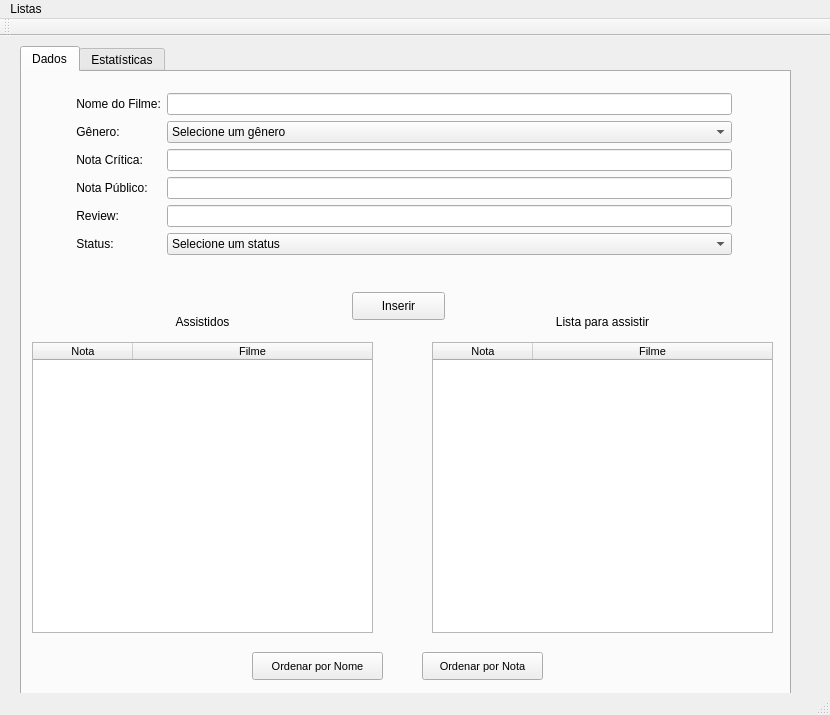
<?xml version="1.0" encoding="UTF-8"?>
<ui version="4.0">
 <class>MainWindow</class>
 <widget class="QMainWindow" name="MainWindow">
  <property name="geometry">
   <rect>
    <x>0</x>
    <y>0</y>
    <width>830</width>
    <height>715</height>
   </rect>
  </property>
  <property name="windowTitle">
   <string>FilmListQT</string>
  </property>
  <widget class="QWidget" name="centralWidget">
   <widget class="QTabWidget" name="tabWidget">
    <property name="geometry">
     <rect>
      <x>20</x>
      <y>10</y>
      <width>771</width>
      <height>651</height>
     </rect>
    </property>
    <property name="font">
     <font>
      <family>Segoe UI</family>
      <pointsize>9</pointsize>
     </font>
    </property>
    <property name="layoutDirection">
     <enum>Qt::LeftToRight</enum>
    </property>
    <property name="currentIndex">
     <number>0</number>
    </property>
    <widget class="QWidget" name="Dados">
     <attribute name="title">
      <string>Dados</string>
     </attribute>
     <widget class="QWidget" name="formLayoutWidget">
      <property name="geometry">
       <rect>
        <x>40</x>
        <y>10</y>
        <width>681</width>
        <height>200</height>
       </rect>
      </property>
      <layout class="QFormLayout" name="formLayout">
       <item row="1" column="0">
        <widget class="QLabel" name="lbName">
         <property name="font">
          <font>
           <family>Segoe UI</family>
           <pointsize>9</pointsize>
          </font>
         </property>
         <property name="text">
          <string> Nome do Filme:</string>
         </property>
        </widget>
       </item>
       <item row="1" column="1">
        <widget class="QLineEdit" name="leName">
         <property name="font">
          <font>
           <family>Segoe UI</family>
          </font>
         </property>
        </widget>
       </item>
       <item row="2" column="0">
        <widget class="QLabel" name="lbName_2">
         <property name="font">
          <font>
           <family>Segoe UI</family>
           <pointsize>9</pointsize>
          </font>
         </property>
         <property name="text">
          <string> Gênero:</string>
         </property>
        </widget>
       </item>
       <item row="2" column="1">
        <widget class="QComboBox" name="cbGenero">
         <property name="font">
          <font>
           <family>Segoe UI</family>
          </font>
         </property>
         <item>
          <property name="text">
           <string>Selecione um gênero</string>
          </property>
         </item>
         <item>
          <property name="text">
           <string>Drama</string>
          </property>
         </item>
         <item>
          <property name="text">
           <string>Comédia</string>
          </property>
         </item>
         <item>
          <property name="text">
           <string>Ação/Aventura</string>
          </property>
         </item>
         <item>
          <property name="text">
           <string>Terror</string>
          </property>
         </item>
         <item>
          <property name="text">
           <string>Ficção</string>
          </property>
         </item>
        </widget>
       </item>
       <item row="3" column="0">
        <widget class="QLabel" name="lbCritica">
         <property name="font">
          <font>
           <family>Segoe UI</family>
           <pointsize>9</pointsize>
          </font>
         </property>
         <property name="text">
          <string> Nota Crítica:</string>
         </property>
        </widget>
       </item>
       <item row="3" column="1">
        <widget class="QLineEdit" name="leCritica">
         <property name="font">
          <font>
           <family>Segoe UI</family>
          </font>
         </property>
        </widget>
       </item>
       <item row="4" column="0">
        <widget class="QLabel" name="lbPublico">
         <property name="font">
          <font>
           <family>Segoe UI</family>
           <pointsize>9</pointsize>
          </font>
         </property>
         <property name="text">
          <string> Nota Público:</string>
         </property>
        </widget>
       </item>
       <item row="4" column="1">
        <widget class="QLineEdit" name="lePublico">
         <property name="font">
          <font>
           <family>Segoe UI</family>
          </font>
         </property>
        </widget>
       </item>
       <item row="5" column="0">
        <widget class="QLabel" name="lbReview">
         <property name="font">
          <font>
           <family>Segoe UI</family>
           <pointsize>9</pointsize>
          </font>
         </property>
         <property name="text">
          <string> Review:</string>
         </property>
        </widget>
       </item>
       <item row="5" column="1">
        <widget class="QLineEdit" name="leReview">
         <property name="font">
          <font>
           <family>Segoe UI</family>
          </font>
         </property>
        </widget>
       </item>
       <item row="6" column="0">
        <widget class="QLabel" name="lbStatus">
         <property name="font">
          <font>
           <family>Segoe UI</family>
           <pointsize>9</pointsize>
          </font>
         </property>
         <property name="text">
          <string> Status:</string>
         </property>
        </widget>
       </item>
       <item row="6" column="1">
        <widget class="QComboBox" name="cbStatus">
         <item>
          <property name="text">
           <string>Selecione um status</string>
          </property>
         </item>
         <item>
          <property name="text">
           <string>Assistido</string>
          </property>
         </item>
         <item>
          <property name="text">
           <string>Não Assistido</string>
          </property>
         </item>
        </widget>
       </item>
      </layout>
     </widget>
     <widget class="QTableWidget" name="tbAssistidos">
      <property name="geometry">
       <rect>
        <x>10</x>
        <y>270</y>
        <width>341</width>
        <height>291</height>
       </rect>
      </property>
      <property name="maximumSize">
       <size>
        <width>341</width>
        <height>16777215</height>
       </size>
      </property>
      <property name="font">
       <font>
        <family>Segoe UI</family>
        <pointsize>8</pointsize>
       </font>
      </property>
      <attribute name="horizontalHeaderShowSortIndicator" stdset="0">
       <bool>false</bool>
      </attribute>
      <attribute name="horizontalHeaderStretchLastSection">
       <bool>true</bool>
      </attribute>
      <column>
       <property name="text">
        <string>Nota</string>
       </property>
       <property name="textAlignment">
        <set>AlignCenter</set>
       </property>
      </column>
      <column>
       <property name="text">
        <string>Filme</string>
       </property>
       <property name="textAlignment">
        <set>AlignCenter</set>
       </property>
      </column>
     </widget>
     <widget class="QLabel" name="lbTabTitle1">
      <property name="geometry">
       <rect>
        <x>140</x>
        <y>240</y>
        <width>81</width>
        <height>20</height>
       </rect>
      </property>
      <property name="font">
       <font>
        <family>Segoe UI</family>
        <pointsize>9</pointsize>
       </font>
      </property>
      <property name="layoutDirection">
       <enum>Qt::LeftToRight</enum>
      </property>
      <property name="text">
       <string>Assistidos</string>
      </property>
      <property name="alignment">
       <set>Qt::AlignCenter</set>
      </property>
     </widget>
     <widget class="QLabel" name="lbTabTitle2">
      <property name="geometry">
       <rect>
        <x>520</x>
        <y>240</y>
        <width>121</width>
        <height>20</height>
       </rect>
      </property>
      <property name="font">
       <font>
        <family>Segoe UI</family>
        <pointsize>9</pointsize>
       </font>
      </property>
      <property name="layoutDirection">
       <enum>Qt::LeftToRight</enum>
      </property>
      <property name="text">
       <string>Lista para assistir</string>
      </property>
      <property name="alignment">
       <set>Qt::AlignCenter</set>
      </property>
     </widget>
     <widget class="QTableWidget" name="tbPAssistir">
      <property name="geometry">
       <rect>
        <x>410</x>
        <y>270</y>
        <width>341</width>
        <height>291</height>
       </rect>
      </property>
      <property name="maximumSize">
       <size>
        <width>341</width>
        <height>16777215</height>
       </size>
      </property>
      <property name="font">
       <font>
        <pointsize>8</pointsize>
       </font>
      </property>
      <attribute name="horizontalHeaderShowSortIndicator" stdset="0">
       <bool>false</bool>
      </attribute>
      <attribute name="horizontalHeaderStretchLastSection">
       <bool>true</bool>
      </attribute>
      <column>
       <property name="text">
        <string>Nota</string>
       </property>
       <property name="textAlignment">
        <set>AlignCenter</set>
       </property>
      </column>
      <column>
       <property name="text">
        <string>Filme</string>
       </property>
       <property name="textAlignment">
        <set>AlignCenter</set>
       </property>
      </column>
     </widget>
     <widget class="QPushButton" name="btnInserir">
      <property name="geometry">
       <rect>
        <x>330</x>
        <y>220</y>
        <width>93</width>
        <height>28</height>
       </rect>
      </property>
      <property name="font">
       <font>
        <family>Segoe UI</family>
        <pointsize>9</pointsize>
       </font>
      </property>
      <property name="text">
       <string>Inserir</string>
      </property>
     </widget>
     <widget class="QPushButton" name="btnOrdemNota">
      <property name="geometry">
       <rect>
        <x>400</x>
        <y>580</y>
        <width>121</width>
        <height>28</height>
       </rect>
      </property>
      <property name="font">
       <font>
        <pointsize>8</pointsize>
       </font>
      </property>
      <property name="text">
       <string>Ordenar por Nota</string>
      </property>
     </widget>
     <widget class="QPushButton" name="btnOrdemNome">
      <property name="geometry">
       <rect>
        <x>230</x>
        <y>580</y>
        <width>131</width>
        <height>28</height>
       </rect>
      </property>
      <property name="font">
       <font>
        <family>Segoe UI</family>
        <pointsize>8</pointsize>
       </font>
      </property>
      <property name="text">
       <string>Ordenar por Nome</string>
      </property>
     </widget>
    </widget>
    <widget class="QWidget" name="Estatisticas">
     <attribute name="title">
      <string>Estatísticas</string>
     </attribute>
    </widget>
   </widget>
  </widget>
  <widget class="QMenuBar" name="menuBar">
   <property name="geometry">
    <rect>
     <x>0</x>
     <y>0</y>
     <width>830</width>
     <height>26</height>
    </rect>
   </property>
   <widget class="QMenu" name="menuListas">
    <property name="title">
     <string>Listas</string>
    </property>
    <addaction name="actionAssistidos"/>
    <addaction name="actionPara_assistir"/>
   </widget>
   <addaction name="menuListas"/>
  </widget>
  <widget class="QToolBar" name="mainToolBar">
   <attribute name="toolBarArea">
    <enum>TopToolBarArea</enum>
   </attribute>
   <attribute name="toolBarBreak">
    <bool>false</bool>
   </attribute>
  </widget>
  <widget class="QStatusBar" name="statusBar"/>
  <action name="actionAssistidos">
   <property name="text">
    <string>Assistidos</string>
   </property>
  </action>
  <action name="actionPara_assistir">
   <property name="text">
    <string>Para assistir</string>
   </property>
  </action>
 </widget>
 <layoutdefault spacing="6" margin="11"/>
 <resources/>
 <connections/>
</ui>
